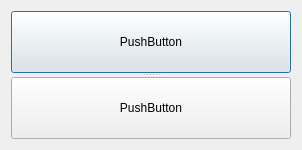
<?xml version="1.0" encoding="UTF-8"?>
<ui version="4.0">
 <class>Dialog</class>
 <widget class="QDialog" name="Dialog">
  <property name="geometry">
   <rect>
    <x>0</x>
    <y>0</y>
    <width>302</width>
    <height>150</height>
   </rect>
  </property>
  <property name="windowTitle">
   <string>Dialog</string>
  </property>
  <layout class="QVBoxLayout" name="verticalLayout">
   <item>
    <widget class="QSplitter" name="splitter">
     <property name="orientation">
      <enum>Qt::Vertical</enum>
     </property>
     <widget class="QPushButton" name="pushButton">
      <property name="text">
       <string>PushButton</string>
      </property>
     </widget>
     <widget class="QPushButton" name="pushButton_2">
      <property name="text">
       <string>PushButton</string>
      </property>
     </widget>
    </widget>
   </item>
  </layout>
 </widget>
 <layoutdefault spacing="6" margin="11"/>
 <resources/>
 <connections/>
</ui>
